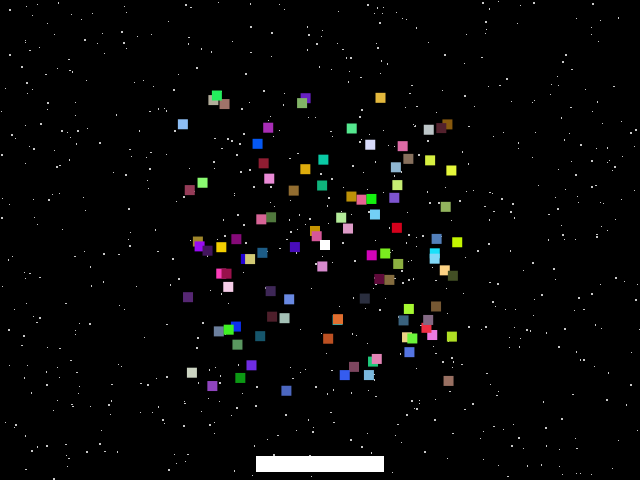
Frame 1 (no input)
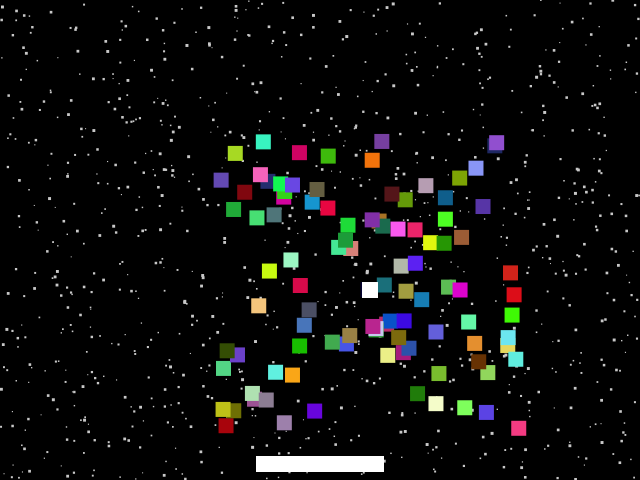
Frame 60 (the mouse pressed at the canvas centre just before this capture)
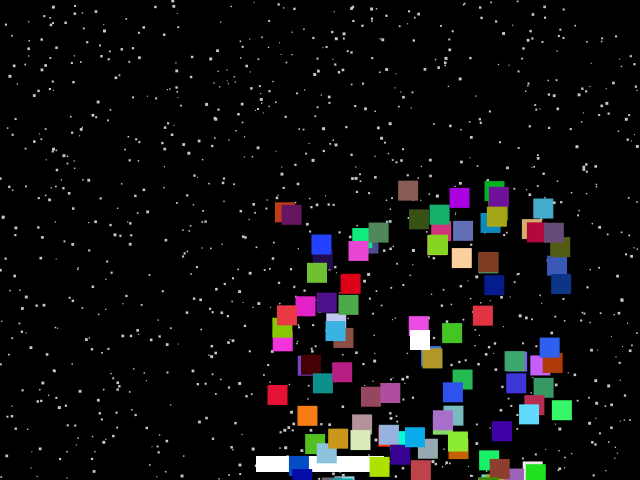
Frame 120 (the mouse held since frame 60 and released just before this capture)

The Processing sketch that drew these frames (run headless with seeded random() and noise(); from frame 60 on, the mouse is pressed at the canvas centre):

// Processing sketch: exercise02
// ── exercise02.pde
// this sets the background color to black
color backgroundColor = color(0);

// this set of declarations set the amount, size (min and max) and color of the static background that flashes in white
int numStatic = 1000;
int staticSizeMin = 1;
int staticSizeMax = 3;
color staticColor = color(200);

// This series of declarations set the size, speed and color of the paddle
int paddleX;
int paddleY;
int paddleVX;
int paddleSpeed = 10;
int paddleWidth = 128;
int paddleHeight = 16;
color paddleColor = color(255);

// this set of declarations set the speed, size and color of the ball
int ballX;
int ballY;
int ballVX;
int ballVY;
int ballSpeed = 5;
int ballSize = 10;
color ballColor = color(255);


//This sets up the size of the window's background, the always-already presence of the paddle and ball
void setup() {
  size(640, 480);
  
  setupPaddle();
  setupBall();
 
}

// These lines declare the initial position of the paddle on screen, in the middle of the screen on the x axis, and away from the bottom vertically in the distance on the paddle's thickness, as well as a velocity of 0 pixels on the x axis
void setupPaddle() {
  paddleX = width/2;
  paddleY = height - paddleHeight;
  paddleVX = 0;
}

// these lines setup the position of the ball on screen in the middle on the x axis and in the middle on the y axis. It also sets the initial speed of the all both on the x and y axis.
void setupBall() {
  ballX = width/2;
  ballY = height/2;
  ballVX = ballSpeed;
  ballVY = ballSpeed;
}

//these lines make the background, static, paddle, and ball appear (draw) on screen
void draw() {
  background(backgroundColor);

  drawStatic();

  updatePaddle();
  updateBall();

  drawPaddle();
  drawBall();
}

//these lines declare the way in which the static is going to act on screen. It makes it appear in randome positions on screen, random size between 1 and 3 (max and min), its colour to white, and its shape (square)
void drawStatic() {
  for (int i = 0; i < numStatic; i++) {
   float x = random(0,width);
   float y = random(0,height);
   float staticSize = random(staticSizeMin,staticSizeMax);
   fill(staticColor);
   rect(x,y,staticSize,staticSize);
  }
}

//these lines set the boundaries of the paddle: the speed and constraints in which the paddle can navigate. So within the borders of the window on the x axis and at moving speed at every frame
void updatePaddle() {
  paddleX += paddleVX;  
  paddleX = constrain(paddleX,0+paddleWidth/2,width-paddleWidth/2);
}

// these lines declare that the ball's position will move on the x and y axis at the speed declared. As well as the ball's reaction when it hits the wall, the paddle or the bottom.
void updateBall() {
  ballX += ballVX;
  ballY += ballVY;
  
  handleBallHitPaddle();
  handleBallHitWall();
  handleBallOffBottom();
}

// this draws the paddle at the center, without a stroke, with the paddle's set fill colour, and its size
void drawPaddle() {
  rectMode(CENTER);
  noStroke();
  fill(paddleColor);
  rect(paddleX, paddleY, paddleWidth, paddleHeight);
}

// this draws the ball at the center, without a stroke, with the ball's set fill colour, and its size
void drawBall() {
  rectMode(CENTER);
  noStroke();
  
  //ADDED: a cloud of squares will be always around the ball, within 150 pixels of distance from the ball
   for (int i = 0; i < 100; i++) {
      fill(random(255),random(255),random(255)); //CHANGED: the squares around the ball all have a different colour
      rect(ballX + random(-150,150), ballY + random(-150,150), ballSize, ballSize); 
     fill(ballColor);
     rect(ballX, ballY, ballSize, ballSize);
 }
  

}

// this defines what happens when the ball hits the paddle: it changes direction on the Y axis to minus the direction it was going at, when the position of the ball touches the edge of the paddle mathematically declared here
void handleBallHitPaddle() {
  if (ballOverlapsPaddle()) {
    ballY = paddleY - paddleHeight/2 - ballSize/2;
    ballVY = -ballVY;
    staticColor = color(random(255),random(255),random(255)); //CHANGED: changes color of the static whenever the ball touches the paddle
  }
}

//this declares when the ball hits the side of the paddle, it should bounce back if it hits the top corner, and hit bottom if it hits anywhere else on the side than the top corner
boolean ballOverlapsPaddle() {
  if (ballX - ballSize/2 > paddleX - paddleWidth/2 && ballX + ballSize/2 < paddleX + paddleWidth/2) {
    if (ballY > paddleY - paddleHeight/2) {
      return true;
    }
  }
  return false;
}

//This declares that if the ball hits bottom, it re-appears at the middle of the height and width
void handleBallOffBottom() {
  if (ballOffBottom()) {
    ballX = width/2;
    ballY = height/2;
    ballSize += 5;
  }
}

// this is a loop that says, if the ball hits the bottom, it should go back to he initial launch position
boolean ballOffBottom() {
  return (ballY - ballSize/2 > height);
}

//this declares the reaction of the ball when it hits the wall, its velocity on the x axis becomes negative, and depending on if the ball comes from below or above, change the velocity of y to positive or negative
void handleBallHitWall() {
  if (ballX - ballSize/2 < 0) {
    ballX = 0 + ballSize/2;
    ballVX = -ballVX;
  } else if (ballX + ballSize/2 > width) {
    ballX = width - ballSize/2;
    ballVX = -ballVX;
  }
  
  if (ballY - ballSize/2 < 0) {
    ballY = 0 + ballSize/2;
    ballVY = -ballVY;
  }
}

// these line define that when the LEFT keyy is pressed, the paddle's velocity on X axis becomes negative (hence, moves to the left), UNLESS the key RIGHT is pressed, the velocity on X axis becomes positive (hence moves to the right)
void keyPressed() {
  if (keyCode == LEFT) {
    paddleVX = -paddleSpeed;
  } else if (keyCode == RIGHT) {
    paddleVX = paddleSpeed;
  }
}

// These lines define that when the keys are released, the paddle stops moving, hence its velocity on the x axis set to 0
void keyReleased() {
  if (keyCode == LEFT && paddleVX < 0) {
    paddleVX = 0;
  } else if (keyCode == RIGHT && paddleVX > 0) {
    paddleVX = 0;
  }
}
